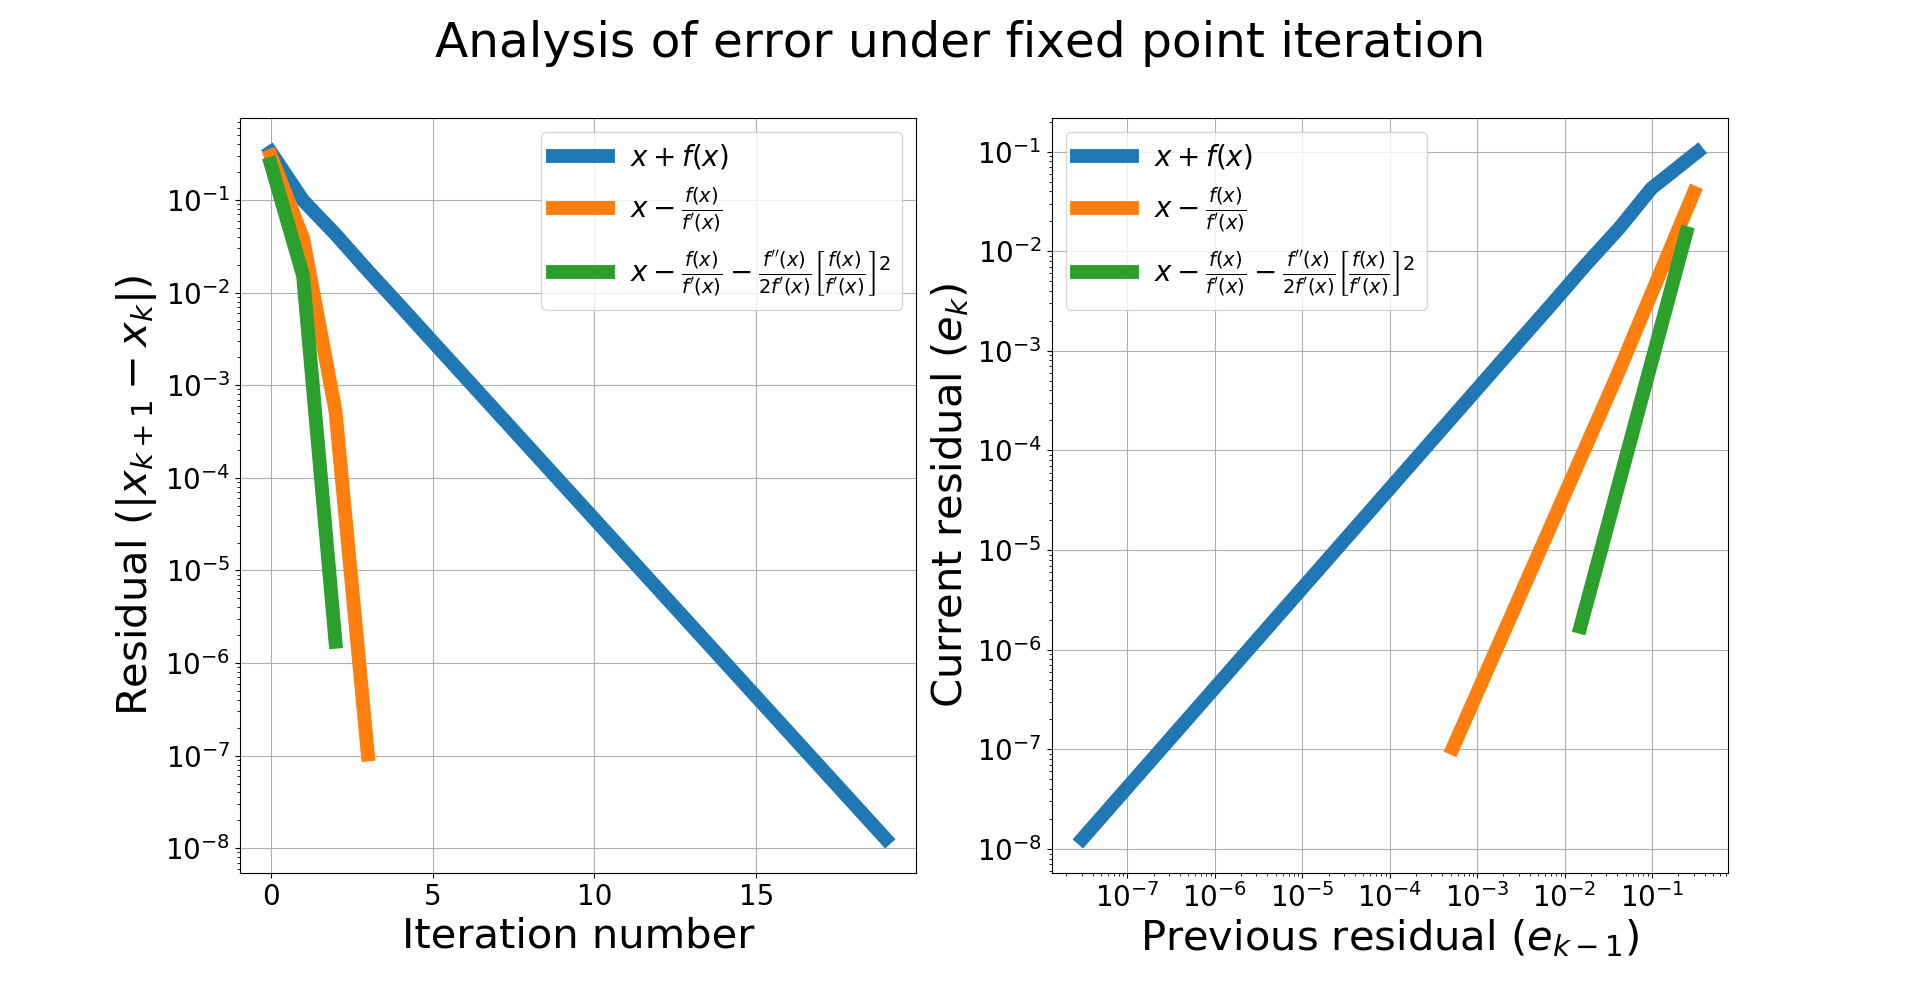

The script that drew this image:
import matplotlib.pyplot as plt
import math

def f(x):
    return 4 + 1/3 * math.sin(2*x) - x

def g1(x):
    return 4 + 1/3 * math.sin(2*x)

def g2(x):
    fx = 4 + 1/3 * math.sin(2*x) - x
    fpx = 2/3 * math.cos(2*x) - 1
    return x -  fx / fpx

def g3(x):
    fx = 4 + 1/3 * math.sin(2*x) - x
    fpx = 2/3 * math.cos(2*x) - 1
    fppx = -4/3 * math.sin(2*x)
    return x -  fx / fpx - fppx / (2*fpx) * (fx / fpx)**2


def fp(func, x0, eps):
    x = x0
    k = 0
    its = []
    its.append(x0)

    while (abs(func(x) - x) >= eps):
        k += 1
        x = func(x)
        its.append(x)

    return [its, k]

if __name__ == '__main__':
    eps = 1e-8
    x0 = 4

    fig, axs = plt.subplots(1,2)

    its, k = fp(g1, x0, eps)
    err = [abs(its[i+1] - its[i]) for i in range(k)]
    axs[0].plot(err, linewidth=10)
    axs[1].plot(err[:-1], err[1:], linewidth=10)

    its, k = fp(g2, x0, eps)
    err = [abs(its[i+1] - its[i]) for i in range(k)]
    axs[0].plot(err, linewidth=10)
    axs[1].plot(err[:-1], err[1:], linewidth=10)

    its, k = fp(g3, x0, eps)
    err = [abs(its[i+1] - its[i]) for i in range(k)]
    axs[0].plot(err, linewidth=10)
    axs[1].plot(err[:-1], err[1:], linewidth=10)

    fig.suptitle('Analysis of error under fixed point iteration', fontsize=35)

    axs[0].grid(True)
    axs[1].grid(True)
    
    axs[0].set_xlabel('Iteration number', fontsize=30)
    axs[0].set_ylabel('Residual ($\\vert x_{k+1} - x_k \\vert$)', fontsize=30)
    axs[1].set_xlabel('Previous residual ($e_{k-1}$)', fontsize=30)
    axs[1].set_ylabel('Current residual ($e_k$)', fontsize=30)

    axs[0].tick_params(axis='both', labelsize=20)
    axs[1].tick_params(axis='both', labelsize=20)

    axs[0].set_yscale('log')
    axs[1].set_xscale('log')
    axs[1].set_yscale('log')

    axs[0].legend(('$x + f(x)$', '$x - \\frac{f(x)}{f\'(x)}$', '$x - \\frac{f(x)}{f\'(x)} - \\frac{f\'\'(x)}{2f\'(x)} \\left[ \\frac{f(x)}{f\'(x)} \\right]^2$'), fontsize=20)
    axs[1].legend(('$x + f(x)$', '$x - \\frac{f(x)}{f\'(x)}$', '$x - \\frac{f(x)}{f\'(x)} - \\frac{f\'\'(x)}{2f\'(x)} \\left[ \\frac{f(x)}{f\'(x)} \\right]^2$'), fontsize=20)

    plt.show()
